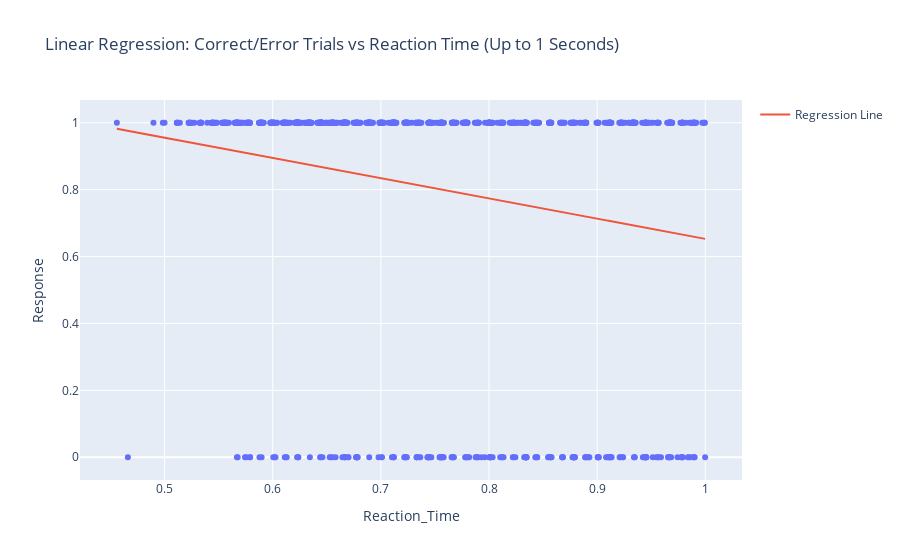

The notebook cell this image was saved under:
### Code cell
# Predict correct trials by reaction time
df = pd.DataFrame(trial_data)

# Filter out trials that took longer than 5 seconds
df = df[df['Reaction_Time'] <= 1]

# Convert 'Response' column to numeric (True -> 1, False -> 0)
df['Response'] = df['Response'].astype(int)

# Define the predictor and target variables
X = df[['Reaction_Time']]
y = df['Response']

# Perform linear regression
model = LinearRegression()
model.fit(X, y)

# Predict values
df['Predicted'] = model.predict(X)

# Visualization with Plotly
fig = px.scatter(df, x='Reaction_Time', y='Response', title='Linear Regression: Correct/Error Trials vs Reaction Time (Up to 1 Seconds)')
fig.add_trace(go.Scatter(x=df['Reaction_Time'], y=df['Predicted'], mode='lines', name='Regression Line'))

# Show plot
fig.show()

### Figure 1 — Plotly figure (JSON) as saved in the notebook; plotly's stock layout.template omitted (floating-point values rounded to 4 significant figures; data arrays with more than 128 entries replaced by an {"elided": "..."} marker saying what was removed)
{"data": [{"hovertemplate": "Reaction_Time=%{x}<br>Response=%{y}<extra></extra>", "legendgroup": "", "marker": {"color": "#636efa", "symbol": "circle"}, "mode": "markers", "name": "", "orientation": "v", "showlegend": false, "type": "scatter", "x": {"elided": "963 float values"}, "xaxis": "x", "y": {"elided": "963 int values"}, "yaxis": "y"}, {"mode": "lines", "name": "Regression Line", "type": "scatter", "x": {"elided": "963 float values"}, "y": {"elided": "963 float values"}}], "layout": {"legend": {"tracegroupgap": 0}, "title": {"text": "Linear Regression: Correct/Error Trials vs Reaction Time (Up to 1 Seconds)"}, "xaxis": {"anchor": "y", "domain": [0, 1], "title": {"text": "Reaction_Time"}}, "yaxis": {"anchor": "x", "domain": [0, 1], "title": {"text": "Response"}}}}
